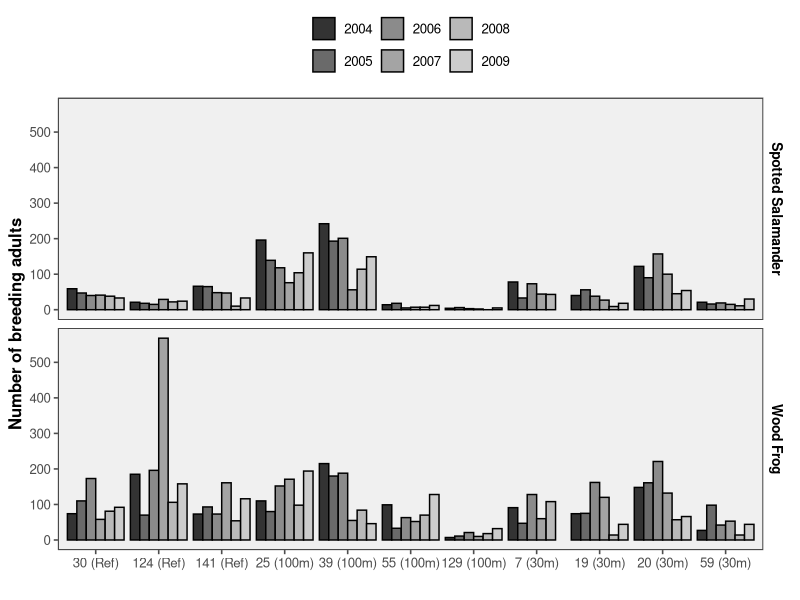

Source code (R):
## ---- chunk 1
library(tidyverse)
str(iris)
view(iris)
# same as solution
## ---- chunk 2
data(iris)
iris1 <- filter(iris, Species == c("virginica", "versicolor") & Sepal.Width>2.5 & Sepal.Length>6)
iris1

#giving it a vector that's a different length therefore must use in operator otherwise it'll do something else. == and %in% do similar things but == must have the same vector lengths, %in% knows the vector is of a smaller length and it checks each element of species and sees if located in new vector and locates that way, to use == must speperate the 2 species via | , or 

# correct code:


## ---- chunk 3
iris2 <- select(iris1, -c(Petal.Length, Petal.Width))
str(iris2)
glimpse(iris2)

# same result in terms of number of columns as proper code but inaccurate number of observations due to error for iris1


## ---- chunk 4
iris3 <- arrange(iris2, by=desc(Sepal.Length))
head(iris3)

# correct code as answer key but inaccurate order of Sepal.Length due to error in iris1
## ---- chunk 5
iris4 <- mutate(iris3, Sepal.Area=Sepal.Length*Sepal.Width)
str(iris4)

# correct code and number of variables as answer key but incorrect number of observations due to cascading error from iris1

## ---- chunk 6
irisTab <- summarize(iris4, Average.Sepal.Length = mean(Sepal.Length), Average.Sepal.Width=mean(Sepal.Width), TotalNumber=n())
irisTab

# same code as answer key but incorrect number of observations due to previous error 


## ---- chunk 7
IrisSpecies <- group_by(iris4, Species)
iris5 <- summarize(IrisSpecies, Average.Sepal.Length = mean(Sepal.Length), Average.Sepal.Width=mean(Sepal.Width), TotalNumber=n())
print(iris5)

# same code as asnwer key but incorrect data due to previous error 
## ---- chunk 8
irisFinal <- iris %>%
  filter(Species == c("virginica", "versicolor") & Sepal.Width>2.5 & Sepal.Length>6) %>%
  select(-c(Petal.Length, Petal.Width)) %>%
  arrange(by=desc(Sepal.Length)) %>%
  mutate(Sepal.Area=Sepal.Length*Sepal.Width) %>%
  group_by(Species) %>%
  summarize(Average.Sepal.Length = mean(Sepal.Length), Average.Sepal.Width=mean(Sepal.Width), TotalNumber=n())
irisFinal

# all is correct except for the first line of the piping which uses == as opposed to %in% which as mentioned before will not work here 
# do I need to have by= in this code? 
## ---- chunk 9

### NOTE: I struggled alot with Weekly Assignment 2 and consulted both Professor Ash during her office hours and the posted solutions (with her permission) since my original code did not even run, thus the reflection process will not be as rich as that for Assignment 6

## My original thought process
library(tidyverse)
cont <- "Control"
type1 <- rep(cont, 25)
type1
treat <- "Treatment"
type2 <- rep(treat, 25)
type2
Type <- c(type1, type2)
Type

valu1 <- rnorm(n=25, mean=10, sd=1.5)
valu1
valu2 <- rnorm(n=25, mean=45, sd=2)
valu2
Value <- c(valu1, valu2)
Value

dataFrame <- data.frame(Type, Value)
dataFrame

## Final working function 
set.seed(33)
datafram <- function(meana=10, sda=1.5, meanb=45, sdb=2, n=25){
  Type <- c(rep("Control", n), rep("Treatment", n)) 
            Value <- c(rnorm(mean = meana, sd =sda, n=n), rnorm(mean=meanb, sd=sdb, n=n))
            dataFram <- data.frame(Type, Value)
            return(dataFram)
}

datafram()
# to change the parameters paste into ()s of datafram and modify 

# my code is nearly identical to the posted solution because I worked with Professor Ash and the posted solution to reach a functioning code 
## ---- chunk 10
data <- datafram()
head(data)

# correct as posted answer without consultation
## ---- chunk 11
?aov
anova <- aov(Value ~ Type, data = data)
summary(anova)

# correct as posted answer without consultation
## ---- chunk 12
#put ANOVA code within the function, put in any simulated data frame have only one function and have the variables be type and value 
# don't use default variable within code otherwise not producible, make sure to use the argument variable within the code
# # vector after subsetting therefore just say want first element no longer 2d with row and column like a data frame
#View(summary(anova))

# code for extracting the p value


p <- function(datframm = data){
  av <- aov(datframm[,2] ~ datframm[,1], data = datframm)
    summ <- summary(av)
  answer <- summ[[1]][["Pr(>F)"]][1]
  return(answer)
}
p()
## ---- chunk 13
p(datafram())

# here, I worked with Professor Ash to come up with this function. I learned that the extra [1] allows line 150 to extract the first element from the p-value vector since it is no longer in the data frame format. I also learned that I could call the columns of data I wanted to work with by index rather than the names of the columns as I did in line 148. 
## ---- chunk 14
## Set up libraries
library(tidyverse)
library(ggthemes)


# Data obtained from Veysey Powell and Babbitt 2016: An experimental test of buffer utility as a technique for managing pool-breeding amphibians https://datadryad.org/stash/dataset/doi:10.5061%2Fdryad.547rp

dryadData <- read.table("Data/veysey-babbitt_data_amphibians.csv", header=TRUE, sep=",", stringsAsFactors = TRUE)

# glimpse(dryadData)
# head(dryadData)
# table(dryadData$species)

dryadData$species<-factor(dryadData$species, labels=c("Spotted Salamander", "Wood Frog")) #creating 'labels' to use for the plot

#class(dryadData$treatment)
dryadData$treatment <- factor(dryadData$treatment, 
            levels=c("Reference",
                     "100m", "30m"))


p<- ggplot(data=dryadData, # assinging the variable p to the function that will generate the desired plot, specifying that the data we should be working with is the Dryad data
       aes(x=interaction(wetland, treatment), # aes() evaluates the inputs in the context of the data, specifies the x-variable 
           y=count.total.adults, fill=factor(year))) + geom_bar(position="dodge", stat="identity", color="black") + # specifies the y-variable and fills in the bars to distinguish by year via fill(), the factor() fcn works with categorical variables to help plot them
  # geom_bar specifies we want a bar plot, 
  # position="dodge" preserves the vertical position of the data while  adjusting the horizontal position of the bars, 
  # stat="identity" tells R to calculate the sum of the y-variable grouped by the x-variable and to use bars to display them
  # color="black" tells the plot to have black-bordered columns 
  ylab("Number of breeding adults") + # specifies the y-label for the plot
  xlab("") + # empty () indicates no x-label for the plot is specified
  scale_y_continuous(breaks = c(0,100,200,300,400,500)) + # specifies the interval/scale for the y-axis
  scale_x_discrete(labels=c("30 (Ref)", "124 (Ref)", "141 (Ref)", "25 (100m)","39 (100m)","55 (100m)","129 (100m)", "7 (30m)","19 (30m)","20 (30m)","59 (30m)")) + # sepcifeies the interval/scale for the x-axis 
  facet_wrap(~species, nrow=2, strip.position="right") + 
  theme_few() + scale_fill_grey() + # theme for the plots overall appearance is them_few()
  # scale_fill_grey() indicates that grey colors should fill the bar columns 
  theme(panel.background = element_rect(fill = 'gray94', color = 'black'), # elements about the 
        legend.position="top",  legend.title= element_blank(), axis.title.y = element_text(size=12, face="bold", colour = "black"), 
        strip.text.y = element_text(size = 10, face="bold", colour = "black"))  # let's the scale be all in one line rather than on top

p
